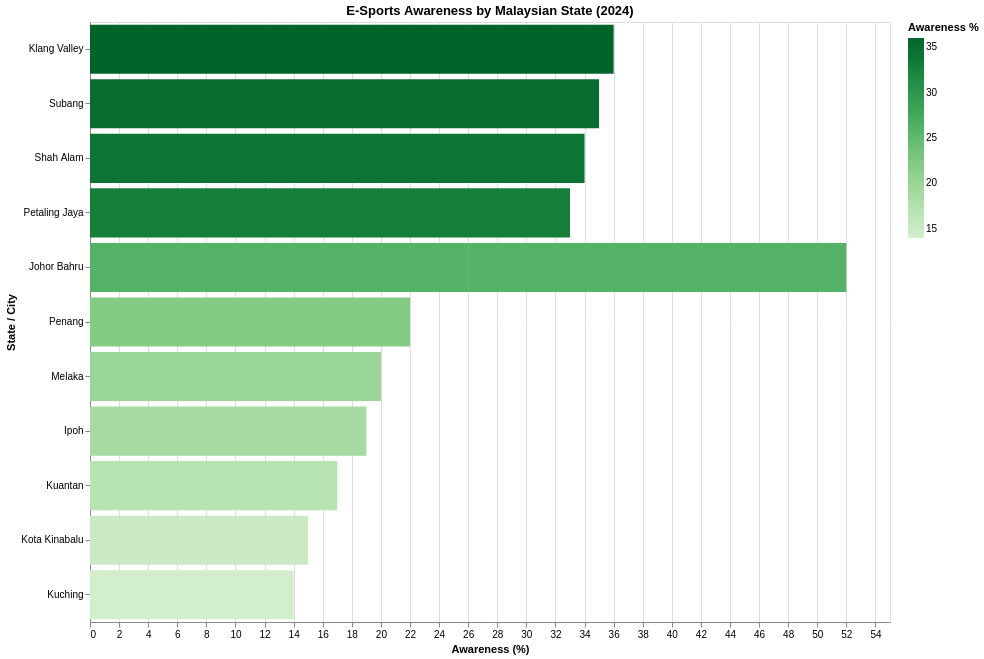

Here is the Vega-Lite specification saved for this chart:
### Vega-Lite specification from a JSON file in a GitHub repository (floating-point values rounded to 4 significant figures)
{"$schema": "https://vega.github.io/schema/vega-lite/v5.json", "title": "E-Sports Awareness by Malaysian State (2024)", "width": 800, "height": 600, "data": {"values": [{"state": "Klang Valley", "awareness": 36, "region": "Selangor"}, {"state": "Johor Bahru", "awareness": 26, "region": "Johor"}, {"state": "Penang", "awareness": 22, "region": "Penang"}, {"state": "Kuantan", "awareness": 17, "region": "Pahang"}, {"state": "Subang", "awareness": 35, "region": "Selangor"}, {"state": "Shah Alam", "awareness": 34, "region": "Selangor"}, {"state": "Petaling Jaya", "awareness": 33, "region": "Selangor"}, {"state": "Ipoh", "awareness": 19, "region": "Perak"}, {"state": "Melaka", "awareness": 20, "region": "Melaka"}, {"state": "Johor Bahru", "awareness": 26, "region": "Johor"}, {"state": "Kota Kinabalu", "awareness": 15, "region": "Sabah"}, {"state": "Kuching", "awareness": 14, "region": "Sarawak"}]}, "mark": "bar", "encoding": {"x": {"field": "awareness", "type": "quantitative", "title": "Awareness (%)"}, "y": {"field": "state", "type": "nominal", "sort": "-x", "title": "State / City"}, "color": {"field": "awareness", "type": "quantitative", "scale": {"scheme": "greens"}, "title": "Awareness %"}, "tooltip": [{"field": "state", "type": "nominal", "title": "State"}, {"field": "region", "type": "nominal", "title": "Region"}, {"field": "awareness", "type": "quantitative", "title": "Awareness %"}]}}
